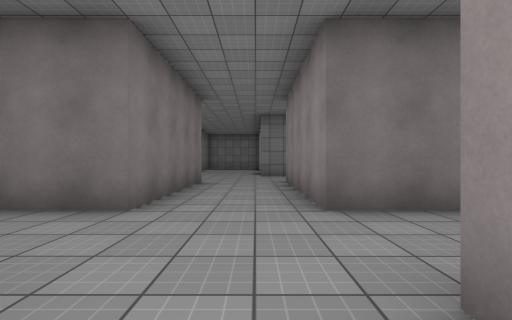
view 1 (above)

17 first-person views from a walk through a scene from a Unity 3-D project. The camera is 1.2 m above the floor, looks level and sees 85° across. The floor is counted in squares, 2 m on a side. Each view is taken from the middle of a square. On the plan, view 1 faces up. The plan holds only what a view shows up to about 9 squares ahead; the rest is blank. The place goes on beyond the plan. The player character is not drawn. Surface patterns are stand-ins for the level's own textures.

view 2
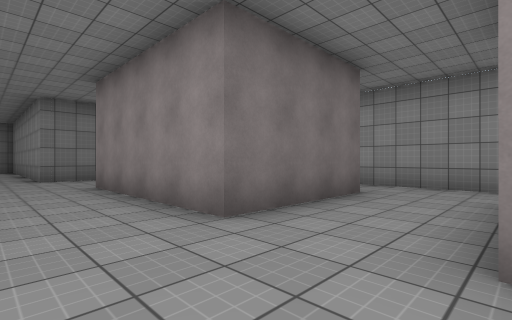

view 3
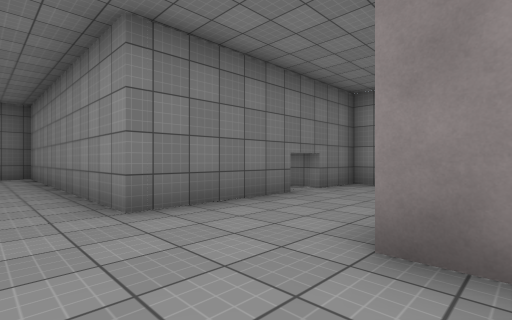

view 4
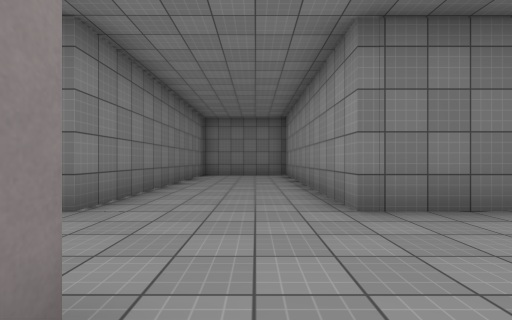

view 5
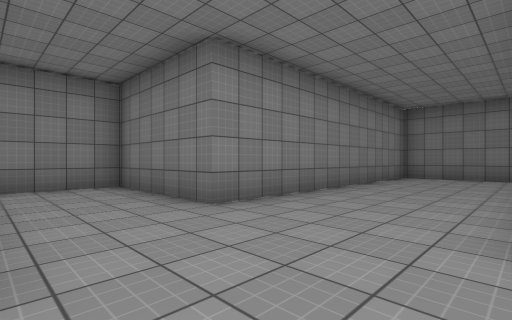

view 6
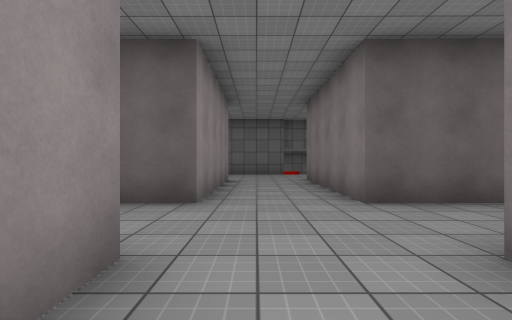

view 7
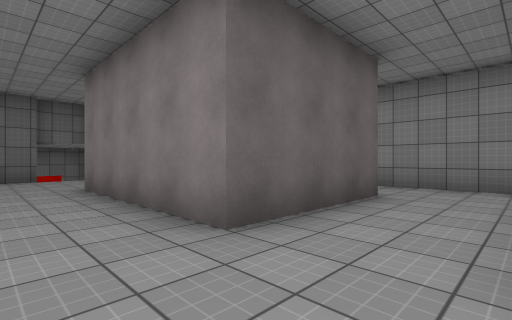

view 8
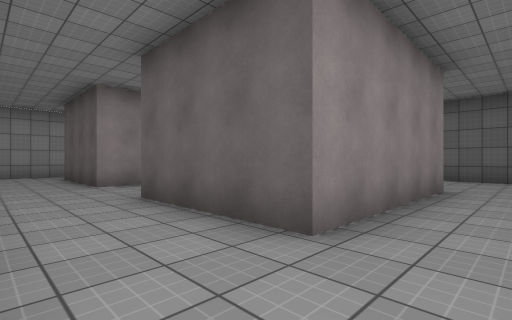

view 9
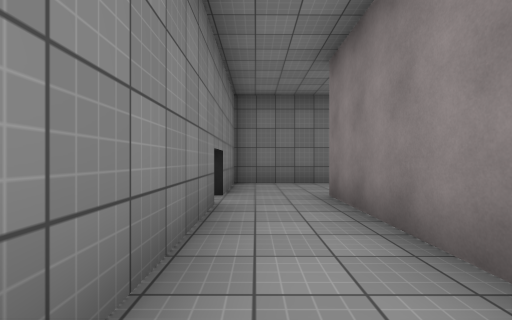

view 10
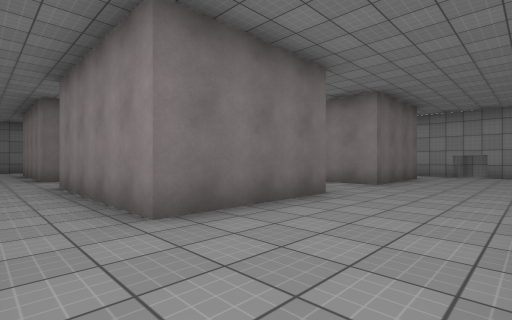

view 11
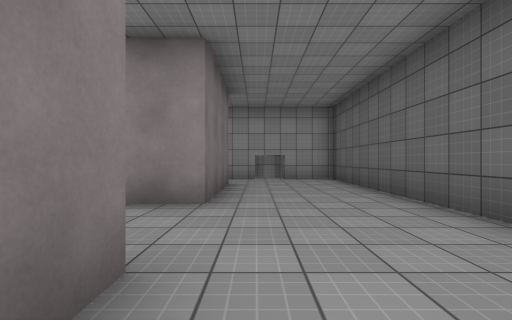

view 12
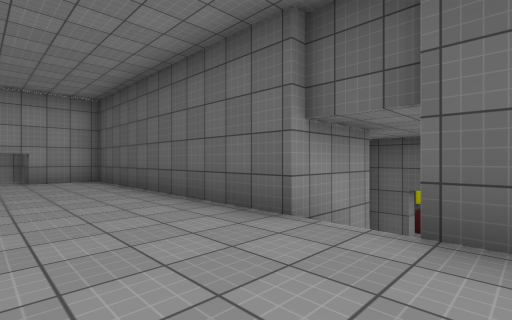

view 13
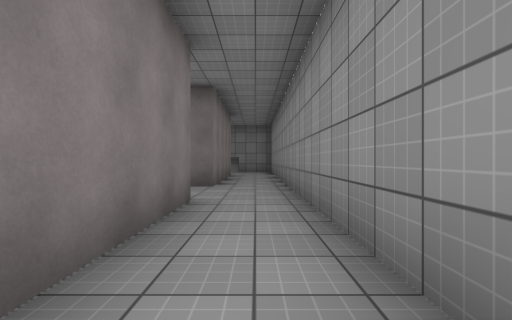

view 14
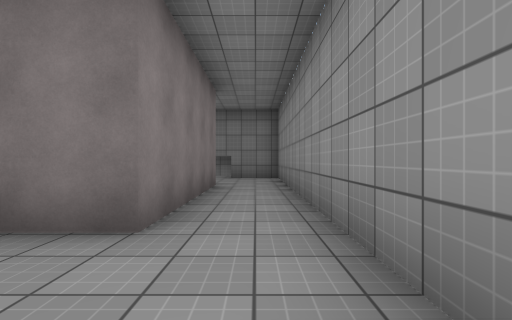

view 15
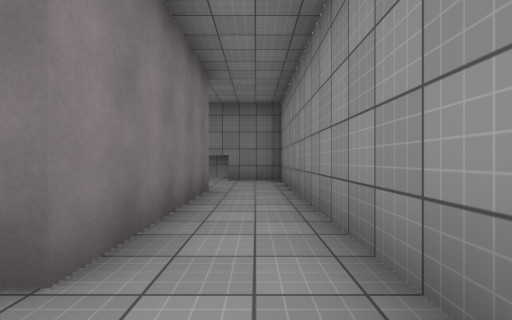

view 16
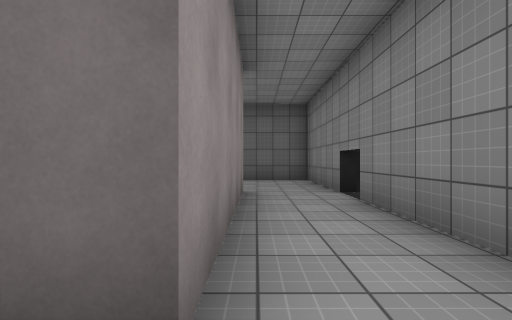

view 17
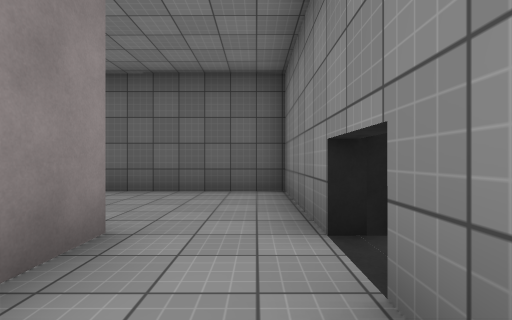

### Floor plan
Ten units are one square. View 1 is at (0, 0); x grows to the right and y downward. Boxes are objects, and circles mark ways between rooms. Rooms are numbered by the first view taken in them; rooms with no view inside come last. Other rooms are left out.
<svg viewBox="-71 -185 133 272">
<path fill="none" stroke="#000" d="M-15 -78 -15 -33 -48 -33 -48 -78M40 -77 40 -33 8 -33 8 -78M43 -103 43 -111M8 33 8 -11 40 -11 40 20M-48 33 -48 -11 -15 -11 -15 33M57 34 57 -103 2 -103 2 -180 -27 -180M-31 -176 -31 -103 -66 -103 -66 34M-15 33 -48 33M-11 82 -11 64 57 64 57 34M40 33 8 33M-66 34 -66 64 -32 64"/>
<circle cx="-5" cy="30" r="3" fill="#2a7"/>
<circle cx="-55" cy="30" r="3" fill="#2a7"/>
<circle cx="50" cy="30" r="3" fill="#2a7"/>
<text x="-10" y="-60">1</text>
<text x="-10" y="50">2</text>
</svg>
Room 1 opens to room 2.

Where each view was taken, in squares from view 1:
view 1: 0 up, 0 right, facing up
view 2: 1 up, 1 left, facing up-right
view 3: 7 up, 1 left, facing up-right
view 4: 7 up, 1 left, facing up
view 5: 8 up, 0 right, facing up-left
view 6: 5 up, 0 right, facing down
view 7: 3 up, 0 right, facing down-left
view 8: 3 up, 6 left, facing down-right
view 9: 3 up, 6 left, facing up
view 10: 6 down, 6 left, facing up-right
view 11: 4 down, 3 left, facing right
view 12: 4 down, 3 left, facing down-right
view 13: 3 down, 5 right, facing up
view 14: 1 up, 5 right, facing up
view 15: 2 up, 5 right, facing up
view 16: 2 up, 5 left, facing down
view 17: 1 down, 6 left, facing down
